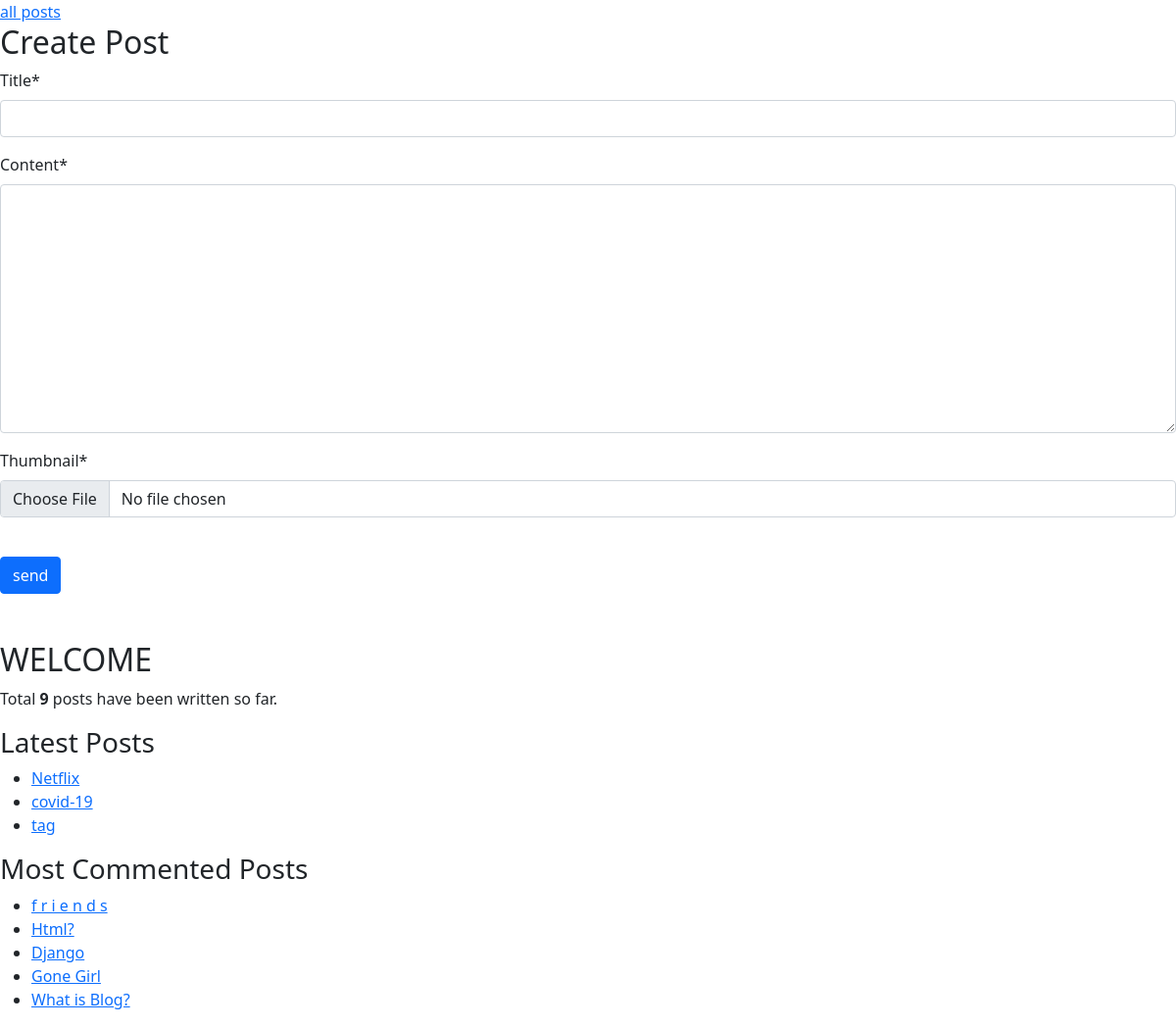
Page /home (signed in) on the committed database.
### blog/models.py (models this page shows)
class post(models.Model):
    author = models.ForeignKey(Author, on_delete=models.CASCADE, null=True, related_name='author', related_query_name='author_name')
    thumbnail = models.ImageField(default='avatar-2.jpg')
    title = models.CharField(max_length=100)
    content = models.TextField()
    status = models.CharField(max_length=10, choices=STATUS_CHOICES, default='draft')
    created = models.DateTimeField(auto_now_add=True)
    updated = models.DateTimeField(auto_now=True)
    tags = TaggableManager()
    class Meta:
        ordering = ('-created',)
    def __str__(self):
        return self.title

### blog/views.py (the view)
# urls.py: 2. Add a URL to urlpatterns:  path('', views.home, name='home')
def home(request):
    author = get_author(request.user)
    if request.method == 'POST':
        form = PostForm(request.POST, request.FILES)
        if form.is_valid():
            form.save()
            return redirect('home')
    else:
        form = PostForm()
    context = {
        'form': form
    }
    return render(request, 'blog/base.html', context)

### blog/forms.py
class PostForm(forms.ModelForm):
    class Meta:
        model = post
        fields = ('title', 'content', 'thumbnail', 'tags')
        exclude = ['status']

### blog/templatetags/blog_tags.py (called while the page is built)
@register.simple_tag
def total_posts():
    lp = post.objects.filter(status="published").count()
    return lp

@register.inclusion_tag('latest_posts.html')
def show_latest_posts(count=5):
    p = post.objects.filter(status="published").order_by('-created')[:count]
    print(p)
    return {'p': p}

@register.simple_tag
def get_most_commented_posts(count=5):
    return post.objects.filter(status="published").annotate(total_comments=Count('comments')).order_by('-total_comments')[:count]

### blog/views.py (called while the page is built)
def get_author(user):
    author = Author.objects.filter(user=user)
    if author.exists():
        return author[0]
    return None

### blog/templates/blog/base.html (shortened to what this page needs)
{% extends 'blog/style.html' %}
{% load crispy_forms_tags %}
{% block content %}
        <a href="{% url 'posts' %}">all posts</a>
        <h2>Create Post</h2>
        <form action="" method="POST" enctype="multipart/form-data">
            {{ form|crispy }}
            <br>
            <button type="submit" class="btn btn-primary">send</button>
        </form>
    <br>
    <br>
{% endblock%}

### blog/templates/blog/style.html (shortened to what this page needs)
{% load blog_tags %}
<!DOCTYPE html>
<html lang="en">
<head>
<link href="https://cdn.jsdelivr.net/npm/bootstrap@5.0.0-beta1/dist/css/bootstrap.min.css" rel="stylesheet">
</head>
<body>
    {% block content %}
    {% endblock%}
    <div id="sidebar">
    <h2>WELCOME</h2>
    <p>Total <strong>{% total_posts %}</strong> posts have been written so far.</p>
    <h3>Latest Posts</h3>
    {% show_latest_posts 3 %}
    <b><h3>Most Commented Posts</h3></b>
    {% get_most_commented_posts as most_commented_posts %}
    <ul>
        {% for post in most_commented_posts %}
        <li>
            <a href="/blog/?id={{post.id}}">{{post.title}}</a>
        </li>
        {% endfor %}
    </ul>
</body>
</html>

### blog/templates/latest_posts.html
<!DOCTYPE html>
<html></html>
<body>
    <ul>
        {% for post in p %}
        <li>
            <a href="/blog/?id={{post.id}}">{{ post.title }}</a>
        </li>
        {% endfor %}
    </ul>
</body>
</html

### rows in the picture
post: title "Netflix"
post: title "covid-19"
post: title "tag"
post: title "f r i e n d s"
post: title "Html?"
post: title "Django"
post: title "Gone Girl"
post: title "What is Blog?"
